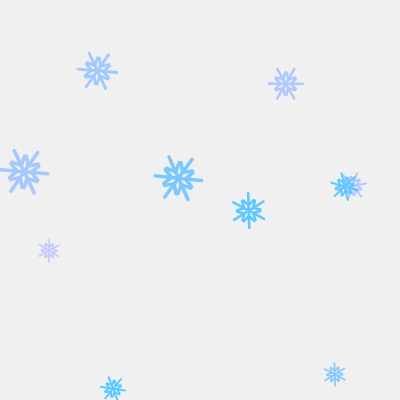
Frame 1 (no input)
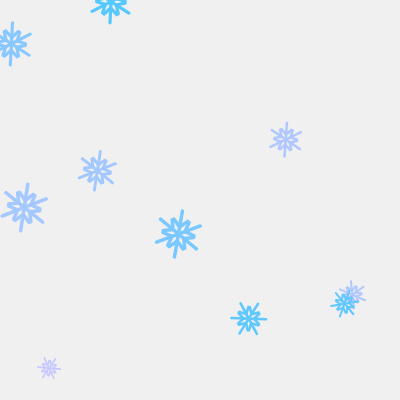
Frame 60 (no input)
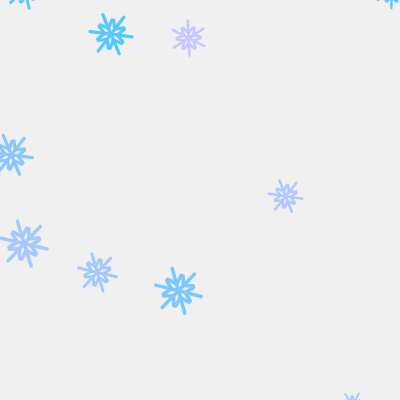
Frame 120 (the mouse pressed at the canvas centre since frame 60)

The p5.js sketch that drew these frames (run headless with seeded random() and noise() and a simulated clock; from frame 60 on, the mouse is pressed at the canvas centre):

// p5.js sketch
// ── sketch.js
let NUM = 6;
let NUM_SNOW = 10;// 雪の結晶の数
let data = [];// 空の配列

function setup() {
  createCanvas(400, 400);

  for (let i = 0; i < NUM_SNOW; i++) {
    data.push({// 配列にオブジェクトを追加
      x: random(width),
      y: random(height),
      angle: random(TWO_PI),
      radius: random(10, 30),
      col: color(random(80, 200), 200, 255),
      speed: random(0.5, 2)
    });
  }
}

function drawSnow01(x, y, angle, radius, col) {
  strokeWeight(15);
  stroke(col);

  push();
  {
    translate(x, y);
    rotate(angle);
    scale(radius / 100);

    for (let i = 0; i < NUM; i++) {
      push();
      {
        rotate(i * TWO_PI / NUM);
        line(0, 0, 0, -100);
        line(0, 30, 30, 60);
        line(0, 30, -30, 60);
      }
      pop();
    }
  }
  pop();
}

function drawSnow02(x, y, angle, radius, col) {
  push();
  {
    translate(x, y);
    rotate(angle);
    scale(radius / 100);
    
    stroke(col);
    strokeWeight(5);
    
    for (let i = 0; i < NUM; i++) {
      push();
      {
        rotate(i * TWO_PI / NUM);
        
        line(0, 0, 0, -100);
        
        line(0, 0, 30, 60);
        line(0, 0, -30, 60);
        
        line(0, 90, 30, 60);
        line(0, 90, -30, 60);
      }
      pop();
    }
  }
  pop();
}

function drawSnow03(x, y, angle, radius, col) {
  push();
  {
    translate(x, y);
    rotate(angle);
    scale(radius / 100);
    
    stroke(col);
    strokeWeight(3);
    
    for (let i = 0; i < NUM; i++) {
      push();
      {
        rotate(i * TWO_PI / NUM);
        
        line(0, 0, 0, -100);
        
        line(0, 0, 15, 60);
        line(0, 0, -15, 60);
        
        line(0, 90, 30, 30);
        line(0, 90, -30, 30);
        
        noStroke();
        fill(col);
        circle(0, -100, 10);
      }
      pop();
    }
  }
  pop();
}

function drawSnow04(x, y, angle, radius, col) {
  push();
  {
    translate(x, y);
    rotate(angle);
    scale(radius / 100);
    
    rectMode(CENTER);
    stroke(col);
    strokeWeight(3);
    
    for (let i = 0; i < NUM; i++) {
      push();
      {
        rotate(i * TWO_PI / NUM);
        
        line(0, 0, 0, -90);
        
        line(-20, 35, 20, 35);
        line(-20, 55, 20, 55);
        line(-10, 70, 10, 70);
        
        noFill();
        translate(0, -100);
        rotate(PI / 4);
        square(0, 0, 15);
      }
      pop();
    }
  }
  pop();
}

function drawSnow05(x, y, angle, radius, col) {
  push();
  {
    translate(x, y);
    rotate(angle);
    scale(radius / 100);
    
    stroke(col);
    strokeWeight(3);
    
    for (let i = 0; i < NUM; i++) {
      push();
      {
        rotate(i * TWO_PI / NUM);
        
        line(0, 0, 0, -90);
        
        line(0, 35, 20, 45);
        line(0, 35, -20, 45);
        
        line(0, 55, 30, 70);
        line(0, 55, -30, 70);
        
        line(0, 75, 10, 85);
        line(0, 75, -10, 85);
      }
      pop();
    }
  }
  pop();
}

function draw() {
  background(240);

  for (let i = 0; i < data.length; i++) {
    let obj = data[i];// data[i]だらけになっちゃうので、変数にいれる

    obj.y += obj.speed;
    obj.angle += 0.01;

    if (obj.y - obj.radius > height) {
      obj.radius = random(10, 30);
      obj.x = random(width);
      obj.y = -obj.radius;
      obj.angle = random(TWO_PI);
      obj.color = color(random(80, 200), 200, 255);
      obj.speed = random(0.5, 2);
    }

    drawSnow01(obj.x, obj.y, obj.angle, obj.radius, obj.col);
  }
}
